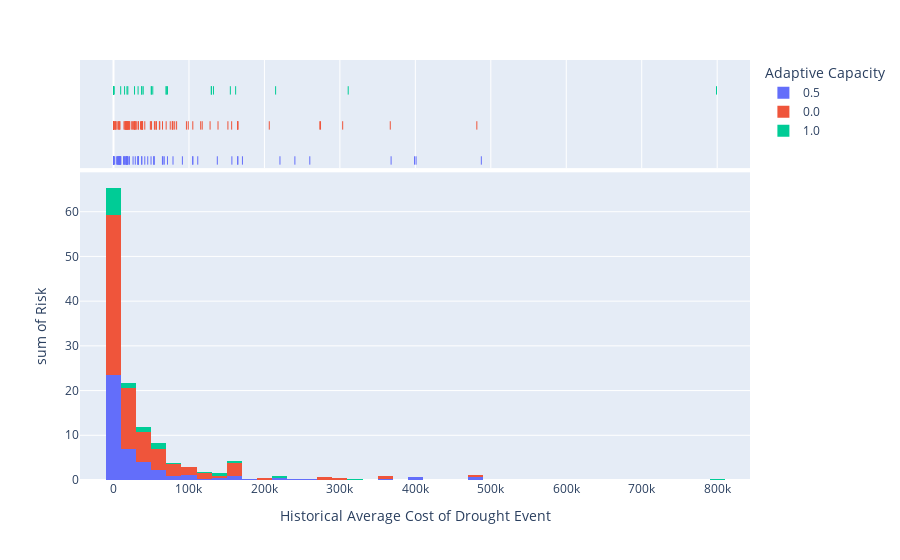

The notebook cell saved with this chart:
### Code cell
fig = px.histogram(data, x="Historical Average Cost of Drought Event", y="Risk", marginal="rug",color ="Adaptive Capacity")
fig.show()

### Figure 1 — Plotly figure (JSON) as saved in the notebook; plotly's stock layout.template omitted (floating-point values rounded to 4 significant figures; data arrays with more than 128 entries replaced by an {"elided": "..."} marker saying what was removed)
{"data": [{"alignmentgroup": "True", "bingroup": "x", "histfunc": "sum", "hovertemplate": "Adaptive Capacity=0.5<br>Historical Average Cost of Drought Event=%{x}<br>sum of Risk=%{y}<extra></extra>", "legendgroup": "0.5", "marker": {"color": "#636efa"}, "name": "0.5", "offsetgroup": "0.5", "orientation": "v", "showlegend": true, "type": "histogram", "x": [156900.0, 0, 0, 220600.0, 0, 0, 0, 53610.0, 45370.0, 0, 28870.0, 8377.0, 32590.0, 367900.0, 53610.0, 7625.0, 15500.0, 15050.0, 67260.0, 0, 0, 0, 0, 0, 240400.0, 20400.0, 170900.0, 17870.0, 398936, 401000.0, 32590.0, 0, 7226.0, 260200.0, 6015.0, 0, 5198.0, 0, 37430.0, 17870.0, 8768.0, 0, 0, 41460.0, 105100.0, 37430.0, 105100.0, 3715, 17870.0, 8377.0, 487500.0, 5642, 137600.0, 32880.0, 0, 6766, 164700.0, 164700.0, 49750.0, 0, 17870.0, 0, 0, 0, 17870.0, 78850.0, 0, 0, 0, 25930.0, 8768.0, 17810.0, 53710.0, 0, 0, 71521, 15270.0, 626, 32590.0, 0, 0, 0, 17870.0, 9256.0, 0, 91300.0, 65540.0, 1124.0, 13900.0, 21070.0, 0, 0, 0, 0, 13310.0, 64840.0, 9794.0, 7226.0, 0, 111600.0, 0], "xaxis": "x", "y": [0.2743, 0.6392, 0.2159, 0.3701, 0.4244, 0.3873, 0.3332, 0.4686, 0.4826, 0.7303, 0.3286, 0.6768, 0.3827, 0.3223, 0.4235, 0.1943, 0.7279, 0.311, 0.1746, 0.3853, 0.3769, 0.4521, 0.6381, 0.7244, 0.2851, 0.2725, 0.2897, 0.7553, 0.3332, 0.3763, 0.5269, 0.3282, 0.3766, 0.3319, 0.4015, 0.4531, 0.2555, 0.7164, 0.4379, 0.5943, 0.5033, 0.4141, 0.2664, 0.2977, 0.2846, 0.4316, 0.2712, 0.2719, 0.3063, 0.6811, 0.6312, 0.3669, 0.4007, 0.3371, 0.2903, 0.3086, 0.3639, 0.3483, 0.4294, 0.3069, 0.2703, 0.6669, 0.5683, 0.3055, 0.2491, 0.5317, 0.4612, 0.6839, 0.3871, 0.3395, 0.3568, 0.4774, 0.3222, 0.4137, 0.3863, 0.4075, 0.3224, 0.6654, 0.5894, 0.744, 0.5899, 0.6, 0.6824, 0.4058, 0.3279, 0.6096, 0.3108, 0.3496, 0.3685, 0.4388, 0.7344, 0.5751, 0.3805, 0.4092, 0.4009, 0.4585, 0.3546, 0.4394, 0.2535, 0.3113, 0.3931], "yaxis": "y"}, {"alignmentgroup": "True", "boxpoints": "all", "fillcolor": "rgba(255,255,255,0)", "hoveron": "points", "hovertemplate": "Adaptive Capacity=0.5<br>Historical Average Cost of Drought Event=%{x}<extra></extra>", "jitter": 0, "legendgroup": "0.5", "line": {"color": "rgba(255,255,255,0)"}, "marker": {"color": "#636efa", "symbol": "line-ns-open"}, "name": "0.5", "offsetgroup": "0.5", "showlegend": false, "type": "box", "x": [156900.0, 0, 0, 220600.0, 0, 0, 0, 53610.0, 45370.0, 0, 28870.0, 8377.0, 32590.0, 367900.0, 53610.0, 7625.0, 15500.0, 15050.0, 67260.0, 0, 0, 0, 0, 0, 240400.0, 20400.0, 170900.0, 17870.0, 398936, 401000.0, 32590.0, 0, 7226.0, 260200.0, 6015.0, 0, 5198.0, 0, 37430.0, 17870.0, 8768.0, 0, 0, 41460.0, 105100.0, 37430.0, 105100.0, 3715, 17870.0, 8377.0, 487500.0, 5642, 137600.0, 32880.0, 0, 6766, 164700.0, 164700.0, 49750.0, 0, 17870.0, 0, 0, 0, 17870.0, 78850.0, 0, 0, 0, 25930.0, 8768.0, 17810.0, 53710.0, 0, 0, 71521, 15270.0, 626, 32590.0, 0, 0, 0, 17870.0, 9256.0, 0, 91300.0, 65540.0, 1124.0, 13900.0, 21070.0, 0, 0, 0, 0, 13310.0, 64840.0, 9794.0, 7226.0, 0, 111600.0, 0], "xaxis": "x2", "yaxis": "y2"}, {"alignmentgroup": "True", "bingroup": "x", "histfunc": "sum", "hovertemplate": "Adaptive Capacity=0.0<br>Historical Average Cost of Drought Event=%{x}<br>sum of Risk=%{y}<extra></extra>", "legendgroup": "0.0", "marker": {"color": "#EF553B"}, "name": "0.0", "offsetgroup": "0.0", "orientation": "v", "showlegend": true, "type": "histogram", "x": {"elided": "137 float values"}, "xaxis": "x", "y": {"elided": "137 float values"}, "yaxis": "y"}, {"alignmentgroup": "True", "boxpoints": "all", "fillcolor": "rgba(255,255,255,0)", "hoveron": "points", "hovertemplate": "Adaptive Capacity=0.0<br>Historical Average Cost of Drought Event=%{x}<extra></extra>", "jitter": 0, "legendgroup": "0.0", "line": {"color": "rgba(255,255,255,0)"}, "marker": {"color": "#EF553B", "symbol": "line-ns-open"}, "name": "0.0", "offsetgroup": "0.0", "showlegend": false, "type": "box", "x": {"elided": "137 float values"}, "xaxis": "x2", "yaxis": "y2"}, {"alignmentgroup": "True", "bingroup": "x", "histfunc": "sum", "hovertemplate": "Adaptive Capacity=1.0<br>Historical Average Cost of Drought Event=%{x}<br>sum of Risk=%{y}<extra></extra>", "legendgroup": "1.0", "marker": {"color": "#00cc96"}, "name": "1.0", "offsetgroup": "1.0", "orientation": "v", "showlegend": true, "type": "histogram", "x": [0, 0, 50130.0, 39390.0, 0, 987.6, 161900.0, 799100.0, 37430.0, 9540, 14670.0, 71521, 0, 50130.0, 0, 214800.0, 69790.0, 0, 0, 37430.0, 132500.0, 52050.0, 311000.0, 0, 0, 27880.0, 0, 32590.0, 19000.0, 129700.0, 0, 129700.0, 17870.0, 0, 69790.0, 0, 0, 0, 0, 154900.0], "xaxis": "x", "y": [0.2379, 0.4987, 0.289, 0.2103, 0.3081, 0.1962, 0.1141, 0.2218, 0.2524, 0.3348, 0.2081, 0.218, 0.3829, 0.1948, 0.2364, 0.4711, 0.1871, 0.4669, 0.3213, 0.1935, 0.4789, 0.2971, 0.1158, 0.2881, 0.5489, 0.4919, 0.5773, 0.526, 0.3367, 0.1572, 0.2439, 0.1984, 0.2864, 0.5603, 0.4319, 0.2013, 0.2597, 0.2816, 0.2025, 0.2211], "yaxis": "y"}, {"alignmentgroup": "True", "boxpoints": "all", "fillcolor": "rgba(255,255,255,0)", "hoveron": "points", "hovertemplate": "Adaptive Capacity=1.0<br>Historical Average Cost of Drought Event=%{x}<extra></extra>", "jitter": 0, "legendgroup": "1.0", "line": {"color": "rgba(255,255,255,0)"}, "marker": {"color": "#00cc96", "symbol": "line-ns-open"}, "name": "1.0", "offsetgroup": "1.0", "showlegend": false, "type": "box", "x": [0, 0, 50130.0, 39390.0, 0, 987.6, 161900.0, 799100.0, 37430.0, 9540, 14670.0, 71521, 0, 50130.0, 0, 214800.0, 69790.0, 0, 0, 37430.0, 132500.0, 52050.0, 311000.0, 0, 0, 27880.0, 0, 32590.0, 19000.0, 129700.0, 0, 129700.0, 17870.0, 0, 69790.0, 0, 0, 0, 0, 154900.0], "xaxis": "x2", "yaxis": "y2"}], "layout": {"barmode": "relative", "legend": {"title": {"text": "Adaptive Capacity"}, "tracegroupgap": 0}, "margin": {"t": 60}, "xaxis": {"anchor": "y", "domain": [0, 1], "title": {"text": "Historical Average Cost of Drought Event"}}, "xaxis2": {"anchor": "y2", "domain": [0, 1], "matches": "x", "showgrid": true, "showticklabels": false}, "yaxis": {"anchor": "x", "domain": [0, 0.7326], "title": {"text": "sum of Risk"}}, "yaxis2": {"anchor": "x2", "domain": [0.7426, 1], "matches": "y2", "showgrid": false, "showline": false, "showticklabels": false, "ticks": ""}}}
